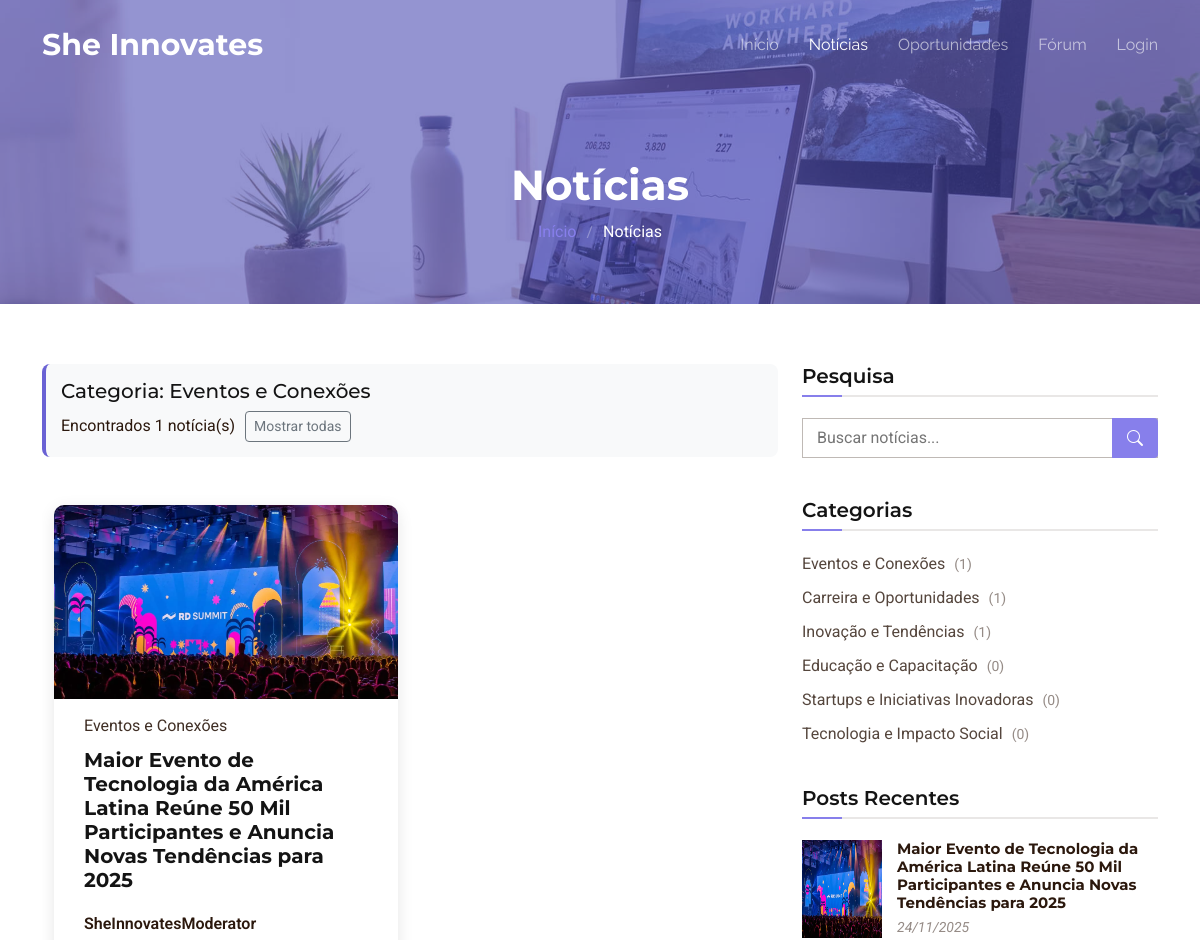
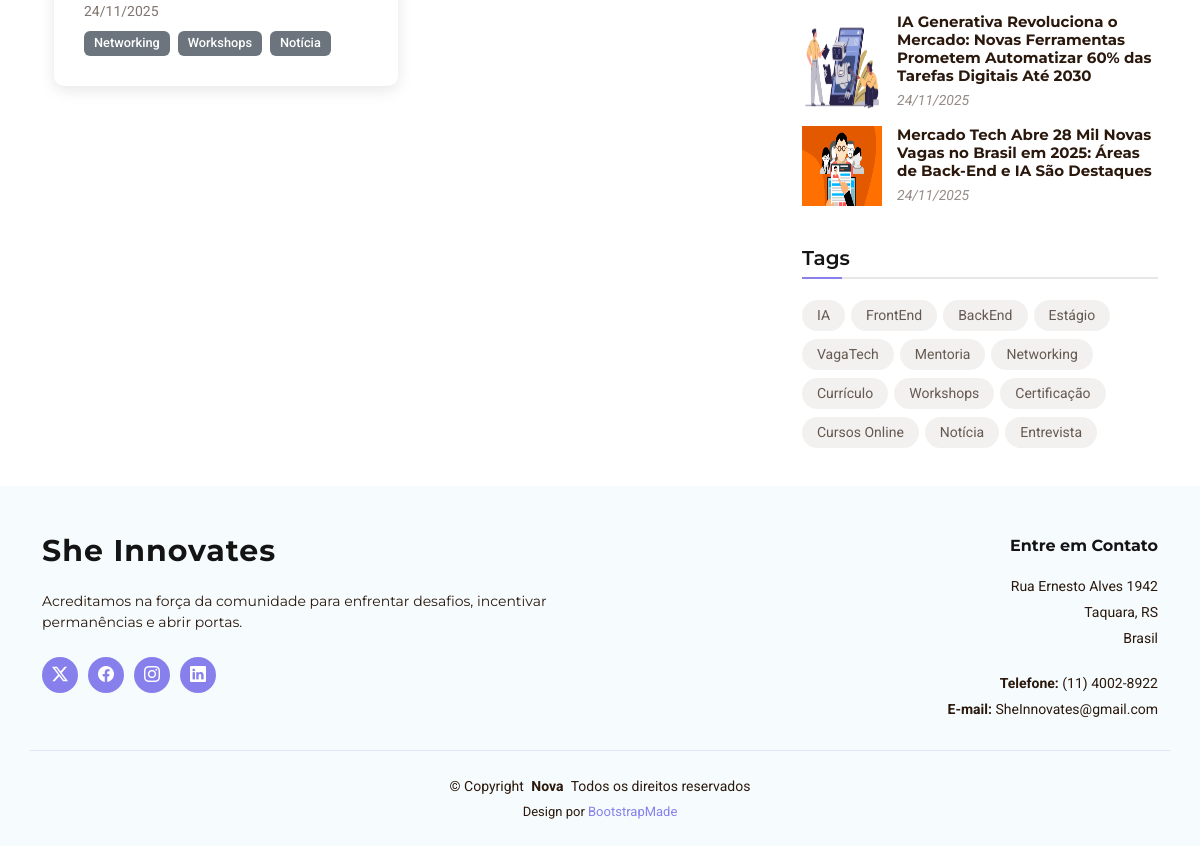
The page /Back-End-Projeto-Integrador/UserAnonimo/blog.php?categoria=eventos on the database its author committed (2 pictures, top to bottom).
### tables this page shows
CREATE TABLE `noticias` (
  `noticia_id` int NOT NULL,
  `titulo` varchar(255) NOT NULL,
  `conteudo` text NOT NULL,
  `imagem_capa` varchar(255) DEFAULT NULL,
  `categoria_id` int NOT NULL,
  `autor_id` int NOT NULL,
  `status` enum('rascunho','publicado','arquivado') DEFAULT 'rascunho',
  `data_publicacao` timestamp NULL DEFAULT NULL,
  `data_criacao` timestamp NULL DEFAULT CURRENT_TIMESTAMP,
  `data_atualizacao` timestamp NULL DEFAULT CURRENT_TIMESTAMP ON UPDATE CURRENT_TIMESTAMP
);

CREATE TABLE `categorias` (
  `categoria_id` int NOT NULL,
  `nome_categoria` varchar(100) NOT NULL,
  `descricao` text,
  `data_criacao` timestamp NULL DEFAULT CURRENT_TIMESTAMP
);

CREATE TABLE `usuarios` (
  `usuario_id` int NOT NULL,
  `nome_usuario` varchar(50) NOT NULL,
  `email` varchar(100) NOT NULL,
  `senha` varchar(255) NOT NULL,
  `is_admin` tinyint(1) NOT NULL DEFAULT '0',
  `data_cadastro` timestamp NULL DEFAULT CURRENT_TIMESTAMP
);

### Back-End-Projeto-Integrador/UserAnonimo/blog.php (the view, shortened to what this page needs)
<!DOCTYPE html>
<html lang="pt-BR">
<head>
  <?php
  require("../Include/hrefCssHead.php");
  ?>
</head>
<body class="blog-page">
  <?php require_once __DIR__ . '/../Include/menuADM.php'; ?>
  <main class="main">
    <div class="page-title dark-background" data-aos="fade" style="background-image: url(../assets/img/blog-page-title-bg.jpg);">
      <div class="container">
        <h1>Notícias</h1>
        <nav class="breadcrumbs">
          <ol>
            <li><a href="inicioUserCad.html">Início</a></li>
            <li class="current">Notícias</li>
          </ol>
        </nav>
      </div>
    </div>
    <div class="container">
      <div class="row">
        <div class="col-lg-8">
          <section id="blog-posts" class="blog-posts section">
            <div class="container">
              <div class="row gy-4" id="news-container">
                <?php
                require_once '../Include/conexao.php';
                $search_term = isset($_GET['search']) ? trim($_GET['search']) : '';
                $has_search = !empty($search_term);
                $categoria_filter = isset($_GET['categoria']) ? trim($_GET['categoria']) : '';
                $has_categoria = !empty($categoria_filter);
                if ($has_search) {
                  $search_term_clean = mysqli_real_escape_string($con, $search_term);
                  $query = "SELECT DISTINCT n.*, c.nome_categoria, u.nome_usuario
                            FROM noticias n
                            JOIN categorias c ON n.categoria_id = c.categoria_id
                            JOIN usuarios u ON n.autor_id = u.usuario_id
                            LEFT JOIN noticias_tags nt ON n.noticia_id = nt.noticia_id
                            LEFT JOIN tags t ON nt.tag_id = t.tag_id
                            WHERE n.status = 'publicado'
                            AND (n.titulo LIKE '%$search_term_clean%'
                                 OR n.conteudo LIKE '%$search_term_clean%'
                                 OR t.nome_tag LIKE '%$search_term_clean%'
                                 OR c.nome_categoria LIKE '%$search_term_clean%')
                            ORDER BY n.data_publicacao DESC
                            LIMIT 12";
                } else if ($has_categoria) {
                  $categoria_clean = mysqli_real_escape_string($con, $categoria_filter);
                  $query = "SELECT n.*, c.nome_categoria, u.nome_usuario
                            FROM noticias n
                            JOIN categorias c ON n.categoria_id = c.categoria_id
                            JOIN usuarios u ON n.autor_id = u.usuario_id
                            WHERE n.status = 'publicado'
                            AND c.nome_categoria = '$categoria_clean'
                            ORDER BY n.data_publicacao DESC
                            LIMIT 12";
                }
                $result = mysqli_query($con, $query);
                if ($result && mysqli_num_rows($result) > 0) {
                  if ($has_search) {
                    $total_results = mysqli_num_rows($result);
                    echo '<div class="search-results-info mb-4">';
                    echo '<h5>Resultados da busca para: "' . htmlspecialchars($search_term) . '"</h5>';
                    echo '<p class="mb-0">Encontrados ' . $total_results . ' resultado(s)';
                    echo '<a href="?" class="btn btn-outline-secondary btn-sm clear-search">Limpar busca</a>';
                    echo '</p>';
                    echo '</div>';
                  } else if ($has_categoria) {
                    $total_results = mysqli_num_rows($result);
                    $categoria_display = [
                      'inovacao' => 'Inovação e Tendências',
                      'carreira' => 'Carreira e Oportunidades',
                      'educacao' => 'Educação e Capacitação',
                      'startups' => 'Startups e Iniciativas Inovadoras',
                      'eventos' => 'Eventos e Conexões',
                      'tecnologia' => 'Tecnologia e Impacto Social'
                    ];
                    $categoria_nome = $categoria_display[$categoria_filter] ?? $categoria_filter;
                    echo '<div class="search-results-info mb-4">';
                    echo '<h5>Categoria: ' . $categoria_nome . '</h5>';
                    echo '<p class="mb-0">Encontrados ' . $total_results . ' notícia(s)';
                    echo '<a href="?" class="btn btn-outline-secondary btn-sm clear-search">Mostrar todas</a>';
                    echo '</p>';
                    echo '</div>';
                  }
                  while ($noticia = mysqli_fetch_assoc($result)) {
                    $tags_query = "SELECT t.nome_tag
                                   FROM tags t
                                   JOIN noticias_tags nt ON t.tag_id = nt.tag_id
                                   WHERE nt.noticia_id = {$noticia['noticia_id']}
                                   LIMIT 3";
                    $tags_result = mysqli_query($con, $tags_query);
                    $tags = [];
                    if ($tags_result) {
                      while ($tag = mysqli_fetch_assoc($tags_result)) {
                        $tags[] = $tag['nome_tag'];
                      }
                    }
                    $categoria_display = [
                      'inovacao' => 'Inovação e Tendências',
                      'carreira' => 'Carreira e Oportunidades',
                      'educacao' => 'Educação e Capacitação',
                      'startups' => 'Startups e Iniciativas Inovadoras',
                      'eventos' => 'Eventos e Conexões',
                      'tecnologia' => 'Tecnologia e Impacto Social'
                    ];
                    $categoria_nome = $categoria_display[$noticia['nome_categoria']] ?? $noticia['nome_categoria'];
                    $data_formatada = date('d/m/Y', strtotime($noticia['data_publicacao']));
                    ?>
                    <div class="col-lg-6">
                      <article class="article">
                        <div class="post-img">
                          <?php if ($noticia['imagem_capa']): ?>
                            <img src="../<?php echo $noticia['imagem_capa']; ?>" alt="<?php echo $noticia['titulo']; ?>" class="img-fluid">
                          <?php else: ?>
                            <img src="../assets/img/blog/blog-1.jpg" alt="Imagem padrão" class="img-fluid">
                          <?php endif; ?>
                        </div>
                        <p class="post-category"><?php echo $categoria_nome; ?></p>
                        <h2 class="title">
                          <a href="blog-details.php?id=<?php echo $noticia['noticia_id']; ?>">
                            <?php echo htmlspecialchars($noticia['titulo']); ?>
                          </a>
                        </h2>
                        <div class="d-flex align-items-center">
                          <div class="post-meta">
                            <p class="post-author"><?php echo htmlspecialchars($noticia['nome_usuario']); ?></p>
                            <p class="post-date">
                              <time datetime="<?php echo $noticia['data_publicacao']; ?>">
                                <?php echo $data_formatada; ?>
                              </time>
                            </p>
                          </div>
                        </div>
                        <?php if (!empty($tags)): ?>
                          <div class="tags mt-2">
                            <?php foreach ($tags as $tag): ?>
                              <span class="badge bg-secondary me-1"><?php echo $tag; ?></span>
                            <?php endforeach; ?>
                          </div>
                        <?php endif; ?>
                      </article>
                    </div>
                    <?php
                  }
                }
                ?>
              </div>
            </div>
          </section>
        </div>
        <div class="col-lg-4 sidebar">
          <div class="widgets-container">
            <div class="search-widget widget-item">
              <h3 class="widget-title">Pesquisa</h3>
              <form id="search-form" method="GET" action="">
                <input type="text" name="search" id="search-input" value="<?php echo isset($_GET['search']) ? htmlspecialchars($_GET['search']) : ''; ?>" placeholder="Buscar notícias...">
                <button type="submit" title="Search"><i class="bi bi-search"></i></button>
              </form>
            </div>
            <div class="categories-widget widget-item">
              <h3 class="widget-title">Categorias</h3>
              <ul class="mt-3">
                <?php
                $cat_query = "SELECT c.nome_categoria, COUNT(n.noticia_id) as total
                              FROM categorias c
                              LEFT JOIN noticias n ON c.categoria_id = n.categoria_id AND n.status = 'publicado'
                              GROUP BY c.categoria_id, c.nome_categoria
                              ORDER BY total DESC";
                $cat_result = mysqli_query($con, $cat_query);
                $categoria_display = [
                  'inovacao' => 'Inovação e Tendências',
                  'carreira' => 'Carreira e Oportunidades',
                  'educacao' => 'Educação e Capacitação',
                  'startups' => 'Startups e Iniciativas Inovadoras',
                  'eventos' => 'Eventos e Conexões',
                  'tecnologia' => 'Tecnologia e Impacto Social'
                ];
                if ($cat_result && mysqli_num_rows($cat_result) > 0) {
                  while ($cat = mysqli_fetch_assoc($cat_result)) {
                    $cat_nome = $categoria_display[$cat['nome_categoria']] ?? $cat['nome_categoria'];
                    echo '<li><a href="?categoria=' . $cat['nome_categoria'] . '">' . $cat_nome . ' <span>(' . $cat['total'] . ')</span></a></li>';
                  }
                }
                ?>
              </ul>
            </div>
            <div class="recent-posts-widget widget-item">
              <h3 class="widget-title">Posts Recentes</h3>
              <?php
              require_once '../Include/conexao.php';
              $recent_query = "SELECT n.noticia_id, n.titulo, n.imagem_capa, n.data_publicacao
                              FROM noticias n
                              WHERE n.status = 'publicado'
                              ORDER BY n.data_publicacao DESC
                              LIMIT 5";
              $recent_result = mysqli_query($con, $recent_query);
              if ($recent_result && mysqli_num_rows($recent_result) > 0) {
                while ($recent = mysqli_fetch_assoc($recent_result)) {
                  $recent_data = date('d/m/Y', strtotime($recent['data_publicacao']));
                  ?>
                  <div class="post-item">
                    <?php if ($recent['imagem_capa']): ?>
                      <img src="../<?php echo $recent['imagem_capa']; ?>" alt="<?php echo htmlspecialchars($recent['titulo']); ?>" class="flex-shrink-0">
                    <?php else: ?>
                      <img src="../assets/img/blog/blog-recent-1.jpg" alt="Imagem padrão" class="flex-shrink-0">
                    <?php endif; ?>
                    <div>
                      <h4><a href="blog-details.php?id=<?php echo $recent['noticia_id']; ?>">
                        <?php echo htmlspecialchars($recent['titulo']); ?>
                      </a></h4>
                      <time datetime="<?php echo $recent['data_publicacao']; ?>"><?php echo $recent_data; ?></time>
                    </div>
                  </div>
                  <?php
                }
              } else {
                echo '<p>Nenhum post recente encontrado.</p>';
              }
              ?>
            </div>
            <div class="tags-widget widget-item">
              <h3 class="widget-title">Tags</h3>
              <ul>
                <?php
                $popular_tags = ['IA', 'FrontEnd', 'BackEnd', 'Estágio', 'VagaTech', 'Mentoria', 'Networking', 'Currículo', 'Workshops', 'Certificação', 'Cursos Online', 'Notícia', 'Entrevista'];
                foreach ($popular_tags as $tag) {
                  echo '<li><a href="?search=' . urlencode($tag) . '">' . $tag . '</a></li>';
                }
                ?>
              </ul>
            </div>
          </div>
        </div>
      </div>
    </div>
  </main>
  <footer id="footer" class="footer light-background">
    <?php require("../Include/footer.php"); ?>
  </footer>
</body>
</html>

### Back-End-Projeto-Integrador/UserAnonimo/blog.php (style rules this page uses)
.search-results-info { background-color: #f8f9fa; padding: 15px; border-radius: 8px; margin-bottom: 20px; border-left: 4px solid #6a62d4; }
.clear-search { margin-left: 10px; }
.article { position: relative; }

### rows shown on the page
noticias: imagem_capa (picture), categoria.nome_categoria "Eventos e Conexões", titulo "Maior Evento de Tecnologia da América Latina Reúne 50 Mil Participantes e Anuncia Novas Tendências para 2025", autor.nome_usuario "SheInnovatesModerator", data_publicacao "24/11/2025", tag "Networking", tag "Workshops", tag "Notícia"
noticias: imagem_capa (picture), titulo "IA Generativa Revoluciona o Mercado: Novas Ferramentas Prometem Automatizar 60% das Tarefas Digitais Até 2030", data_publicacao "24/11/2025"
noticias: imagem_capa (picture), titulo "Mercado Tech Abre 28 Mil Novas Vagas no Brasil em 2025: Áreas de Back-End e IA São Destaques", data_publicacao "24/11/2025"

### other values the page prints
$categoria_nome "Eventos e Conexões"
$total_results "1"
$cat_nome "Eventos e Conexões"
$cat['total'] "1"
$cat_nome "Carreira e Oportunidades"
$cat_nome "Inovação e Tendências"
$cat_nome "Educação e Capacitação"
$cat['total'] "0"
$cat_nome "Startups e Iniciativas Inovadoras"
$cat_nome "Tecnologia e Impacto Social"
$tag "IA"
$tag "FrontEnd"
$tag "BackEnd"
$tag "Estágio"
$tag "VagaTech"
